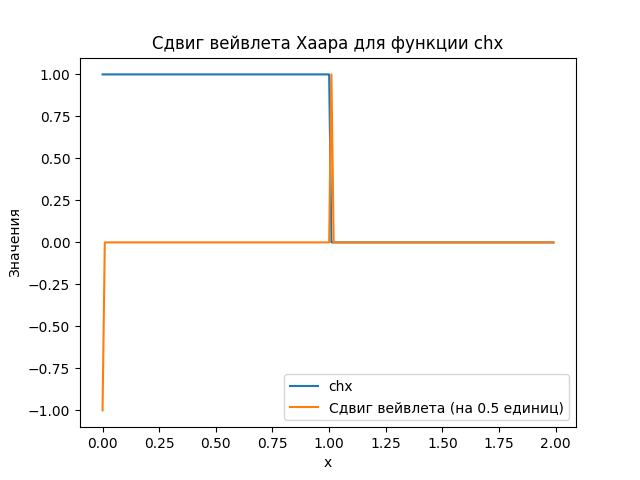

Here is the Python script that generated this plot:
import numpy as np
import matplotlib.pyplot as plt
from scipy.signal import convolve

# Определение функции chx


def chx(x):
    return 1 if 0 <= x <= 1 else 0


# Создание массива x значений от 0 до 2 с шагом 0.01
x_values = np.arange(0, 2, 0.01)

# Определение функции chx для массива x_values
chx_values = np.array([chx(x) for x in x_values])

# Определение вейвлета Хаара
haar_wavelet = np.array([1, -1])

# Определение значения сдвига
shift_amount = 0.5

# Создание сдвинутого вейвлета
shifted_wavelet = np.roll(haar_wavelet, int(shift_amount * len(haar_wavelet)))

# Применение сдвинутого вейвлета к функции chx
shifted_wavelet_result = convolve(chx_values, shifted_wavelet, mode='same')

# Построение графика
plt.plot(x_values, chx_values, label='chx')
plt.plot(x_values, shifted_wavelet_result,
         label=f'Сдвиг вейвлета (на {shift_amount} единиц)')
plt.title('Сдвиг вейвлета Хаара для функции chx')
plt.xlabel('x')
plt.ylabel('Значения')
plt.legend()
plt.show()
